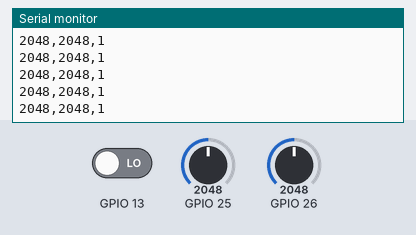
Bench run of a sketch on a simulated ESP32. Shown: the last lines printed to the serial monitor. Inputs (shaded band) come from the test bench; at power-on: GPIO 25 = 2048, GPIO 26 = 2048, GPIO 13 LOW.

Above: at 1.2 s.
1.3 s: GPIO 25 set to 2866
At 2.2 s:
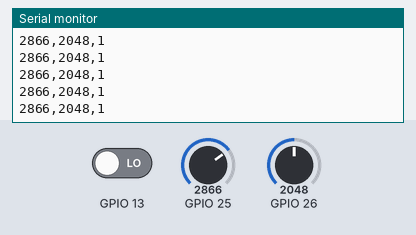
2.8 s: GPIO 26 set to 2866
At 3.6 s:
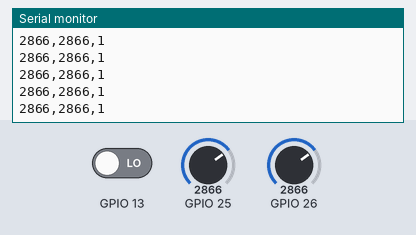
4.3 s: GPIO 13 driven HIGH
At 5.0 s:
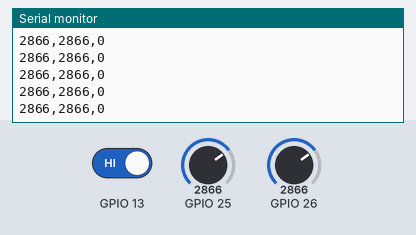
5.8 s: GPIO 25 set to 3603
At 6.5 s:
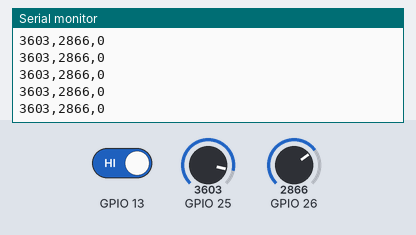
7.3 s: GPIO 26 set to 3603
At 8.0 s:
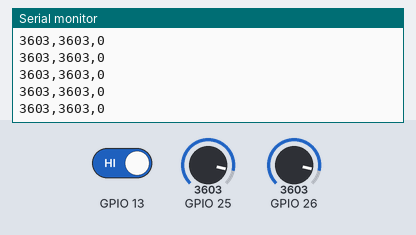
8.8 s: GPIO 13 driven LOW
At 9.8 s:
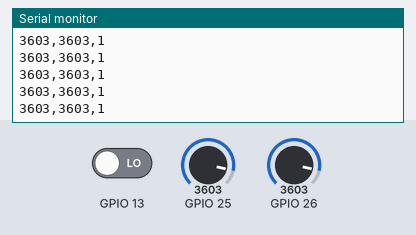
Timing chart, 0 to 11.3 s (numbered marks = the images above; inputs shaded):
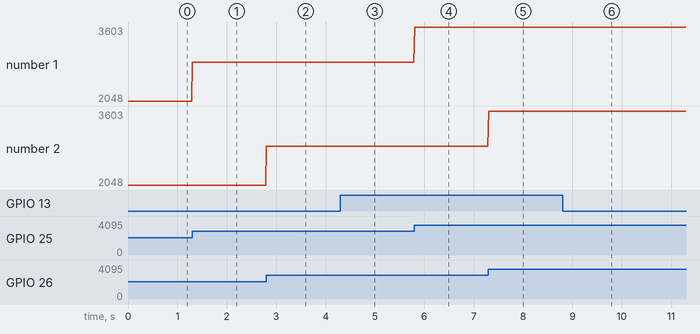

Measured:
- after the input at 1.3 s, the serial monitor: prints a new line at once (image 1)
- after the input at 2.8 s, the serial monitor: prints a new line at once (image 2)
- after the input at 4.3 s, the serial monitor: prints a new line at once (image 3)
- after the input at 5.8 s, the serial monitor: prints a new line at once (image 4)
- after the input at 7.3 s, the serial monitor: prints a new line at once (image 5)
- after the input at 8.8 s, the serial monitor: prints a new line at once (image 6)
- plotted number 1: 2048 → 2866 after the input at 1.3 s, 2866 → 3603 after the input at 5.8 s

The sketch:

percobaan-2.ino
```cpp
int xValue = 0;
int yValue = 0;
int bValue = 0;

void setup() {
  Serial.begin(9600);
  pinMode(13, INPUT);
  pinMode(12, INPUT);
  pinMode(14, INPUT);
}

void loop() {
  xValue = analogRead(25);
  yValue = analogRead(26);
  bValue = digitalRead(13);
  Serial.print(xValue, DEC);
  Serial.print(",");
  Serial.print(yValue, DEC);
  Serial.print(",");
  Serial.print(!bValue);
  Serial.print("\n");
  delay(10);
}
```
